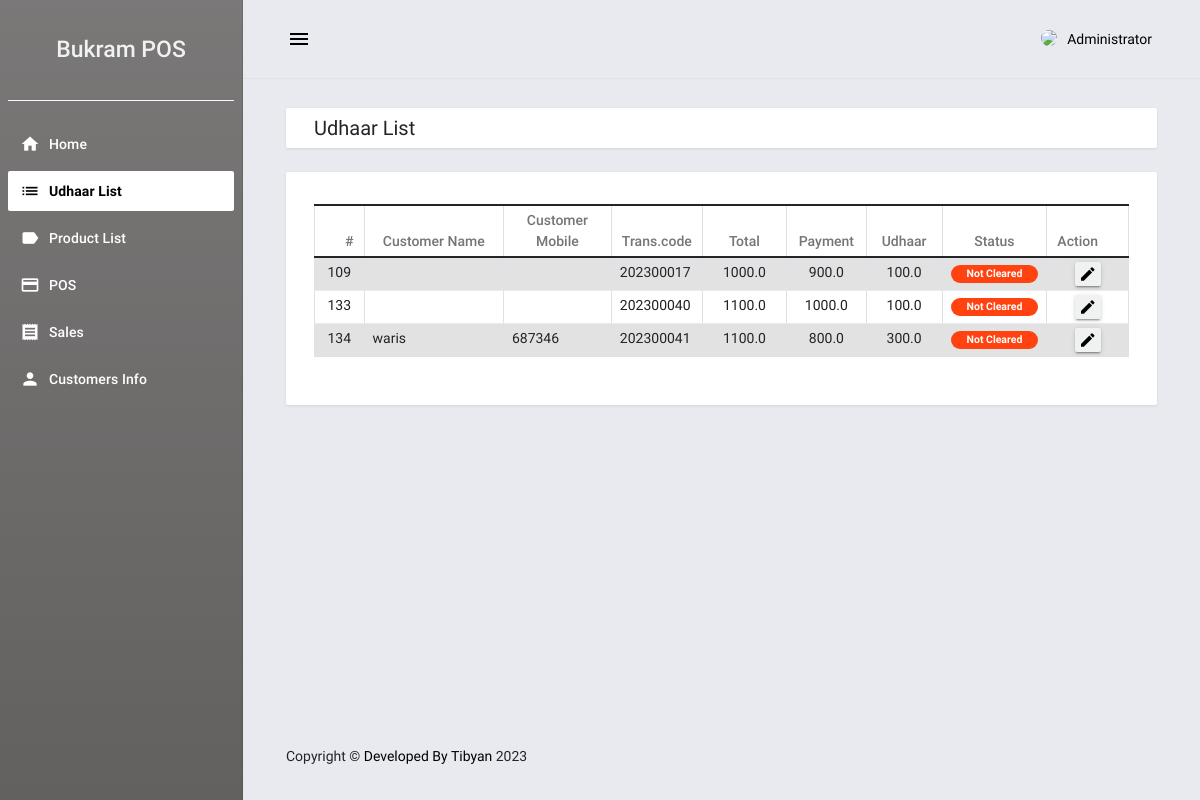
The app's page /category (signed in) with its own data.
### posApp/models.py (models this page shows, shortened)
class Sales(models.Model):
    name=models.CharField(max_length=255,null=True)
    mobile=models.CharField(max_length=255,null=True)
    code = models.CharField(max_length=100,null=True)
    sub_total = models.FloatField(default=0,null=True)
    disc_amount = models.FloatField(default=0,null=True)
    grand_total = models.FloatField(default=0,null=True)
    payment = models.FloatField(default=0,null=True)
    udhaar = models.FloatField(default=0,null=True)
    date_added = models.DateTimeField(default=timezone.now)
    date_updated = models.DateTimeField(auto_now=True)

### posApp/views.py (the view)
# urls.py: path('category', views.category, name="category-page"),
@login_required
def category(request):
    condition = Q(udhaar=0)
    not_condition=  ~condition
    udhaar_list = Sales.objects.filter(not_condition).all()
    context = {
        'page_title':'Udhaar List',
        'udhaar':udhaar_list,
    }
    return render(request, 'posApp/category.html',context)

### posApp/templates/posApp/category.html (shortened to what this page needs)
{% extends "posApp/base.html" %} {% block pageContent %}
<div class="mdc-layout-grid__cell stretch-card mdc-layout-grid__cell--span-12">
    <div class="mdc-card py-2">
        <div class="d-flex justify-content-between align-items-center">
            <h4 class="card-title mb-0">Udhaar List</h4>
        </div>
    </div>
</div>
<div class="mdc-layout-grid__cell stretch-card mdc-layout-grid__cell--span-12">
    <div class="mdc-card">
        <div class="table-responsive">
            <table class="table table-striped table-bordered">
                <colgroup>
                    <col width="4%">
                    <col width="21%">
                    <col width="15%">
                    <col width="10%">
                    <col width="12%">
                    <col width="10%">
                    <col width="10%">
                    <col width="8%">
                    <col width="10%">
                </colgroup>
                <thead>
                    <tr>
                        <th class="text-center py-1">#</th>
                        <th class="text-center py-1">Customer Name</th>
                        <th class="text-center py-1">Customer Mobile</th>
                        <th class="text-center py-1">Trans.code</th>
                        <th class="text-center py-1">Total</th>
                        <th class="text-center py-1">Payment</th>
                        <th class="text-center py-1">Udhaar</th>
                        <th class="text-center py-1">Status</th>
                        <th class="text-center py-1">Action</th>
                    </tr>
                </thead>
                <tbody>
                    {% for cat in udhaar %}
                    <tr>
                        <td class="px-2 py-1 text-center">{{ cat.id }}</td>
                        <td class="px-2 py-1 text-start">{{ cat.name }}</td>
                        <td class="px-2 py-1 text-start">{{ cat.mobile }}</td>
                        <td class="px-2 py-1 text-start">{{ cat.code }}</td>
                        <td class="px-2 py-1 text-center">{{cat.grand_total}}</td>
                        <td class="px-2 py-1 text-center">{{cat.payment}}</td>
                        <td class="px-2 py-1 text-center">{{cat.udhaar}}</td>
                        <td class="px-2 py-1 text-center">
                            {% if cat.udhaar == 0 %}
                            <span class="badge bg-primary rounded-pill px-3">Cleared</span> {% else %}
                            <span class="badge bg-secondary rounded-pill px-3">Not Cleared</span> {% endif %}
                        </td>
                        <td class="px-2 py-1 text-center">
                            <button class="mdc-button mdc-button--raised p-1 icon-button filled-button--light mdc-ripple-upgraded edit-data" type="button" data-id="{{ cat.pk }}" title="Edit">
                                <i class="material-icons mdc-button__icon">edit</i>
                            </button>
                        </td>
                    </tr>
                    {% endfor %}
                </tbody>
            </table>
        </div>
    </div>
</div>
{% endblock pageContent %}

### posApp/templates/posApp/topNavigation.html (shortened to what this page needs)
{% load static %}
<header class="mdc-top-app-bar border-bottom shadow">
    <div class="mdc-top-app-bar__row">
        <div class="mdc-top-app-bar__section mdc-top-app-bar__section--align-start">
            <button class="material-icons mdc-top-app-bar__navigation-icon mdc-icon-button sidebar-toggler">menu</button>
        </div>
        <div class="mdc-top-app-bar__section mdc-top-app-bar__section--align-end mdc-top-app-bar__section-right">
            <div class="menu-button-container menu-profile d-none d-md-block">
                <button class="mdc-button mdc-menu-button">
                    <span class="d-flex align-items-center">
                    <span class="figure">
                        <img src="{% static 'posApp/assets/material-admin/images/faces/ava.jpg' %}" >
                    </span>
                    <span class="user-name">{{ user.first_name }}</span>
                    </span>
                </button>
            </div>
        </div>
    </div>
</header>

### static/posAPP/assets/default/css/style.css (style rules this page uses)
html, body { height: 100%; width: 100%; }

### records on screen
Sales: id "109", code "202300017", grand_total "1000.0", payment "900.0", udhaar "100.0", shows "Not Cleared"
Sales: id "133", code "202300040", grand_total "1100.0", payment "1000.0", udhaar "100.0", shows "Not Cleared"
Sales: id "134", name "waris", mobile "687346", code "202300041", grand_total "1100.0", payment "800.0", udhaar "300.0", shows "Not Cleared"

### other values on screen
{{ user.first_name }} "Administrator"
